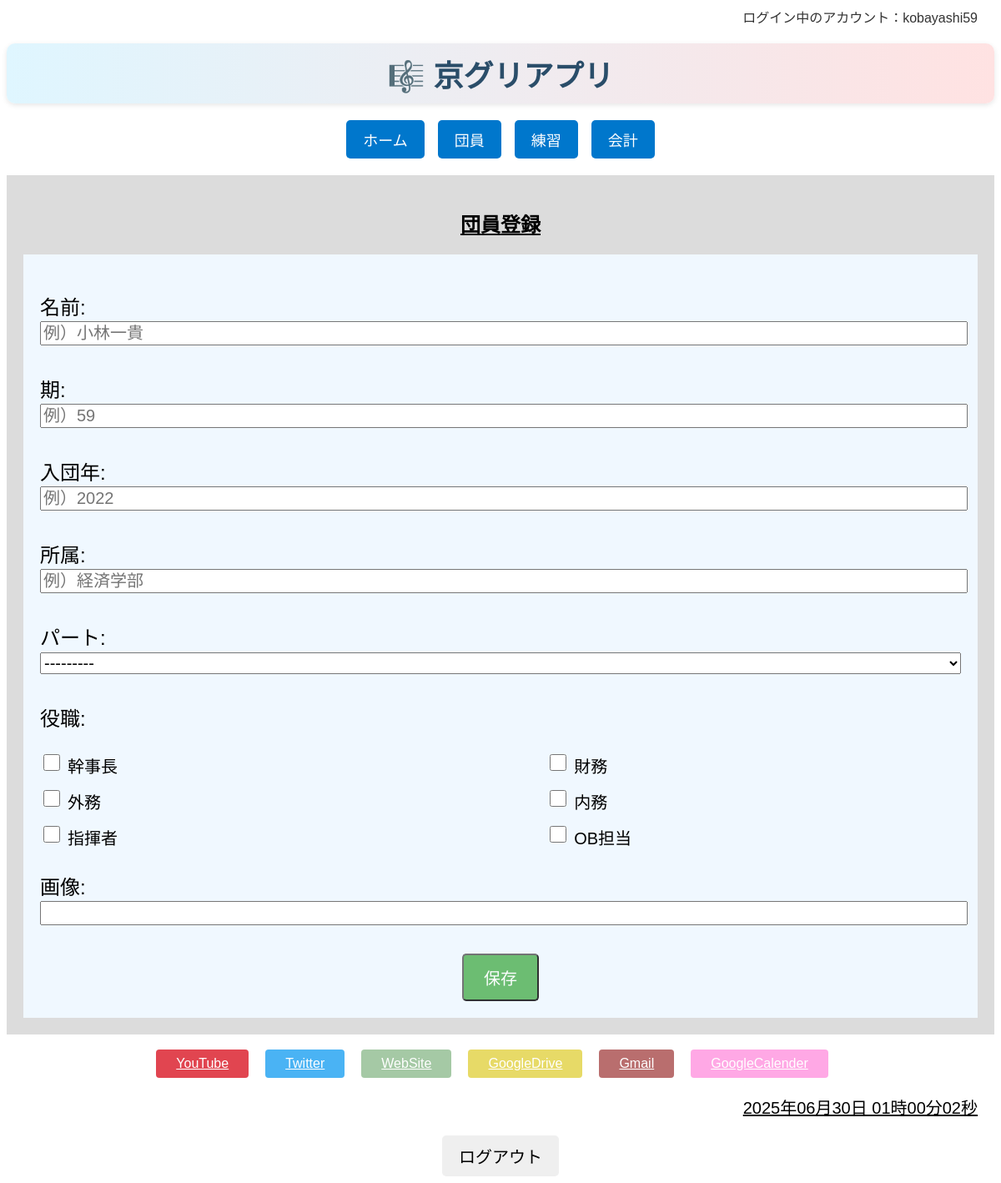
Page /member/create/ (signed in) on the committed database.
### member/models.py (models this page shows, shortened)
class Member(models.Model):
    PART_CHOICES = [
        ('top', 'トップ'),
        ('second', 'セカンド'),
        ('baritone', 'バリトン'),
        ('bass', 'ベース'),
    ]
    id = models.UUIDField(
        primary_key=True,
        default=uuid.uuid4,
        editable=False,
        verbose_name="ID"
    )  # 主キーとしてUUIDを使用（安全性・衝突回避）
    name = models.CharField(max_length=100, verbose_name="名前")  # 団員名
    kyogleeid = models.IntegerField(verbose_name="期")  # 何期生か（整数）
    joinyear = models.IntegerField(verbose_name="入団年")  # 入団年度
    faculty = models.CharField(max_length=100, verbose_name="所属")  # 学部など
    part = models.CharField(
        max_length=10,
        choices=PART_CHOICES,
        verbose_name="パート"
    )  # 所属パート（選択式）
    role = models.ManyToManyField(
        Role,
        verbose_name="役職",
        blank=True
    )  # 複数の役職と多対多で紐づけ
    picture = CloudinaryField(
        '画像',
        blank=True,
        null=True
    )  # Cloudinaryに保存されるプロフィール画像
    created_at = models.DateTimeField(
        auto_now_add=True,
        verbose_name="作成日時"
    )  # 登録された日時（自動記録）
    updated_at = models.DateTimeField(
        auto_now=True,
        verbose_name="更新日時"
    )  # 最終更新日時（自動記録）
    user = models.OneToOneField(
        User,
        on_delete=models.CASCADE,
        null=True,
        blank=True
    )  # Djangoのログインユーザーと紐づけ（任意）

class Role(models.Model):
    code = models.CharField(max_length=50)  # プログラム内で識別するためのコード（例：Zaimu）
    label = models.CharField(max_length=100)  # ユーザー向け表示用ラベル（例：財務）
    def __str__(self):
        return self.label

### member/views.py (the view, shortened to what this page needs)
class MemberCreateView(LoginRequiredMixin, View):
    def get(self, request):
        form = MemberForm()
        return render(request, "member/member_form.html", {"form": form})

### member/forms.py
class MemberForm(ModelForm):
    class Meta:
        model = Member  # 対応するモデル
        fields = [
            "name",
            "kyogleeid",
            "joinyear",
            "faculty",
            "part",
            "role",
            "picture"
        ]  # フォームに表示させるフィールドを指定
        widgets = {
            'name': forms.TextInput(attrs={'placeholder': '例）小林一貴'}),
            'kyogleeid': forms.TextInput(attrs={'placeholder': '例）59'}),
            'joinyear': forms.TextInput(attrs={'placeholder': '例）2022'}),
            'faculty': forms.TextInput(attrs={'placeholder': '例）経済学部'}),
            'role': forms.CheckboxSelectMultiple,  # 複数選択をチェックボックスで表示
        }

### templates/member/member_form.html (shortened to what this page needs)
{% extends "base/base.html" %}
{% block body %}
<div class="contents">
    <h2 class="page_name">団員登録</h2>
    <div class="register_contents">
        <form method="POST" enctype="multipart/form-data" class="register_form">
            <p>{{ form.name.label }}: {{ form.name }}</p>
            <p>{{ form.kyogleeid.label }}: {{ form.kyogleeid }}</p>
            <p>{{ form.joinyear.label }}: {{ form.joinyear }}</p>
            <p>{{ form.faculty.label }}: {{ form.faculty }}</p>
            <p>{{ form.part.label }}: {{ form.part }}</p>
            <p>{{ form.role.label }}:</p>
            <div class="checkbox-group">
                {% for checkbox in form.role %}
                    <div class="checkbox-item">
                        {{ checkbox.tag }}
                        <span>{{ checkbox.choice_label }}</span>
                    </div>
                {% endfor %}
            </div>
            <p>{{ form.picture.label }}: {{ form.picture }}</p>
            <div class="save_wrapper">
                <button type="submit" class="save">保存</button>
            </div>
        </form>
    </div>
</div>
{% endblock %}

### templates/base/base.html (shortened to what this page needs)
<!DOCTYPE html>
<html lang="ja">
<head>
    {% load static %}
    <link rel="stylesheet" href="{% static 'css/base.css' %}">
    <link rel="stylesheet" href="https://maxcdn.bootstrapcdn.com/font-awesome/4.3.0/css/font-awesome.min.css">
</head>
<body>
    <div class="header-row">
        <div class="user-info">
        ログイン中のアカウント：{{ request.user.username }}
        </div>
    </div>
    <h1 class="main-title">🎼 京グリアプリ </h1>
    <div class="main-nav">
    <a href="{% url 'main:index' %}" class="main-nav-btn">ホーム</a>
    <a href="{% url 'member:index' %}" class="main-nav-btn">団員</a>
    <a href="{% url 'practice_management:practice_index' %}" class="main-nav-btn">練習</a>
    <a href="{% url 'accounting:index' %}" class="main-nav-btn">会計</a>
    </div>
    {% block body %}
    {% endblock %}
    <br>
    <div class="link-block">
        <div class="btn-wrapper">
        <a href="https://www.youtube.com/@..." target="_blank" class="btn youtube">YouTube</a>
        <a href="https://x.com/Glee_KU" target="_blank" class="btn twitter">Twitter</a>
        <a href="https://sites.google.com/view/kyotoglee/home" target="_blank" class="btn website">WebSite</a>
        <a href="https://drive.google.com/drive/home" target="_blank" class="btn googledrive">GoogleDrive</a>
        <a href="https://mail.google.com/mail/u/0/#inbox" target="_blank" class="btn gmail">Gmail</a>
        <a href="https://calendar.google.com/calendar/u/0/r" target="_blank" class="btn googlecalender">GoogleCalender</a>
        </div>
    </div>
    <div id="clock" class="clock"></div>
    <footer>
    <div class="logout_wrapper">
        <form action="{% url 'accounts:logout' %}" method="post">
            <button type="submit" class="logout">ログアウト</button>
        </form>
    </div>
    </footer>
</body>
</html>

### static/css/base.css (style rules this page uses)
body { font-family: "Avenir Next", "Hiragino Kaku Gothic ProN W3", sans-serif; }
h1 { font-size: 36px; text-align: center; }
.main-title { font-size: 36px; font-weight: bold; color: #2a4d69; text-align: center; margin: 20px 0; background: linear-gradient(to right, #dff6ff, #ffe2e2); padding: 10px 20px; border-radius: 10px; box-shadow: 0px 2px 6px rgba(0, 0, 0, 0.1); }
h2 { text-align: center; }
.clock { font-size: 20px; text-align: right; padding-right: 20px; text-decoration: underline; }
.header-row { display: flex; justify-content: flex-end; padding: 0 20px 0 20px; }
.user-info { font-size: 16px; color: #333; }
.btn-wrapper { margin-bottom: 20px; display: flex; justify-content: center; }
.btn { padding: 8px 24px; color:rgb(255, 255, 255); opacity:0.8; border-radius: 4px; }
.youtube { background-color: RGB(218,23,37); margin-right: 20px; }
.twitter { background-color: RGB(29,161,242); margin-right: 20px; }
.website { background-color: darkseagreen; margin-right: 20px; }
.googledrive { background-color: rgb(226, 210, 66); margin-right: 20px; }
.gmail { background-color: rgb(168, 74, 74); margin-right: 20px; }
.googlecalender { background-color: rgb(255, 147, 223); margin-right: 20px; }
.contents { padding: 20px; background-color: gainsboro; }
.page_name { font-size: 24px; text-align: center; text-decoration: underline; }
.register_contents { display: flex; justify-content: center; padding: 20px; background-color: aliceblue; }
.register_form { text-align: left; font-size: 24px; width: 100%; }
.register_form input, .register_form label, .register_form select, .register_form textarea { font-size: 20px; width: 100%; margin-bottom: 10px; }
.save_wrapper { display: flex; justify-content: center; margin-top: 20px; }
.save { font-size: 20px; padding: 12px 24px; background-color: #4CAF50; color: white; border-radius: 5px; text-decoration: none; text-align: center; opacity: 0.8; }
input[type="checkbox"] { width: 16px; height: 16px; }
.checkbox-group { display: flex; flex-wrap: wrap; gap: 10px 30px; margin-bottom: 20px; }
.checkbox-item { font-size: 18px; display: flex; align-items: center; gap: 6px; min-width: 150px; white-space: nowrap; }
.logout_wrapper { display: flex; justify-content: center; margin-top: 20px; }
.logout { font-size: 20px; padding: 10px 20px; border-radius: 5px; border: none; }
.main-nav { display: flex; justify-content: center; gap: 16px; margin: 20px 0; flex-wrap: wrap; }
.main-nav-btn { background-color: #0077cc; color: white; text-decoration: none; padding: 10px 20px; font-size: 18px; border-radius: 5px; text-align: center; }
.checkbox-group { gap: 10px; justify-content: space-between; }
.checkbox-item { min-width: 45%; font-size: 20px; white-space: normal; }
input[type="checkbox"] { width: 20px; height: 20px; }

### rows in the picture
Role: choice_label "幹事長"
Role: choice_label "財務"
Role: choice_label "外務"
Role: choice_label "内務"
Role: choice_label "指揮者"
Role: choice_label "OB担当"

### other values in the picture
{{ request.user.username }} "kobayashi59"
